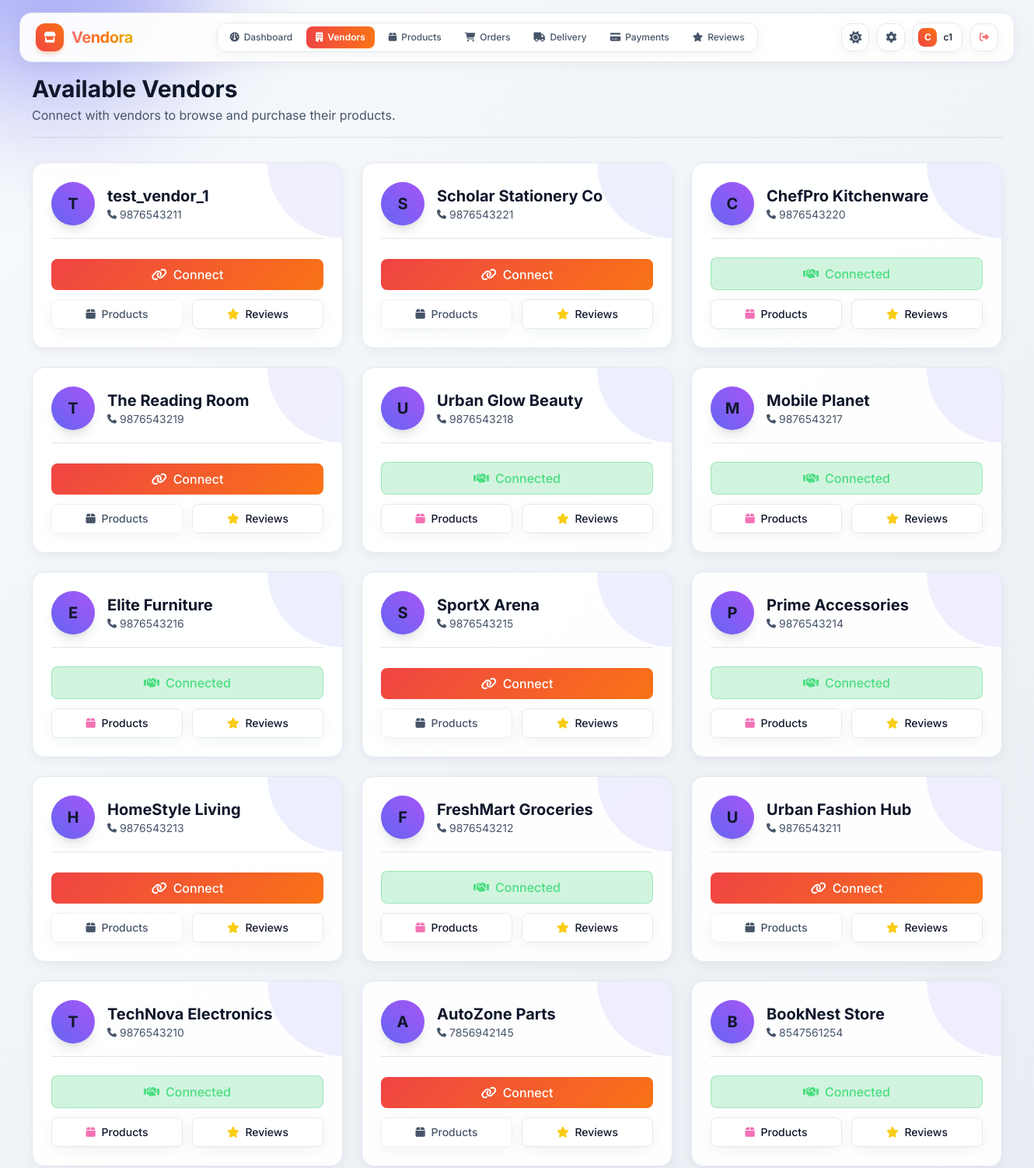
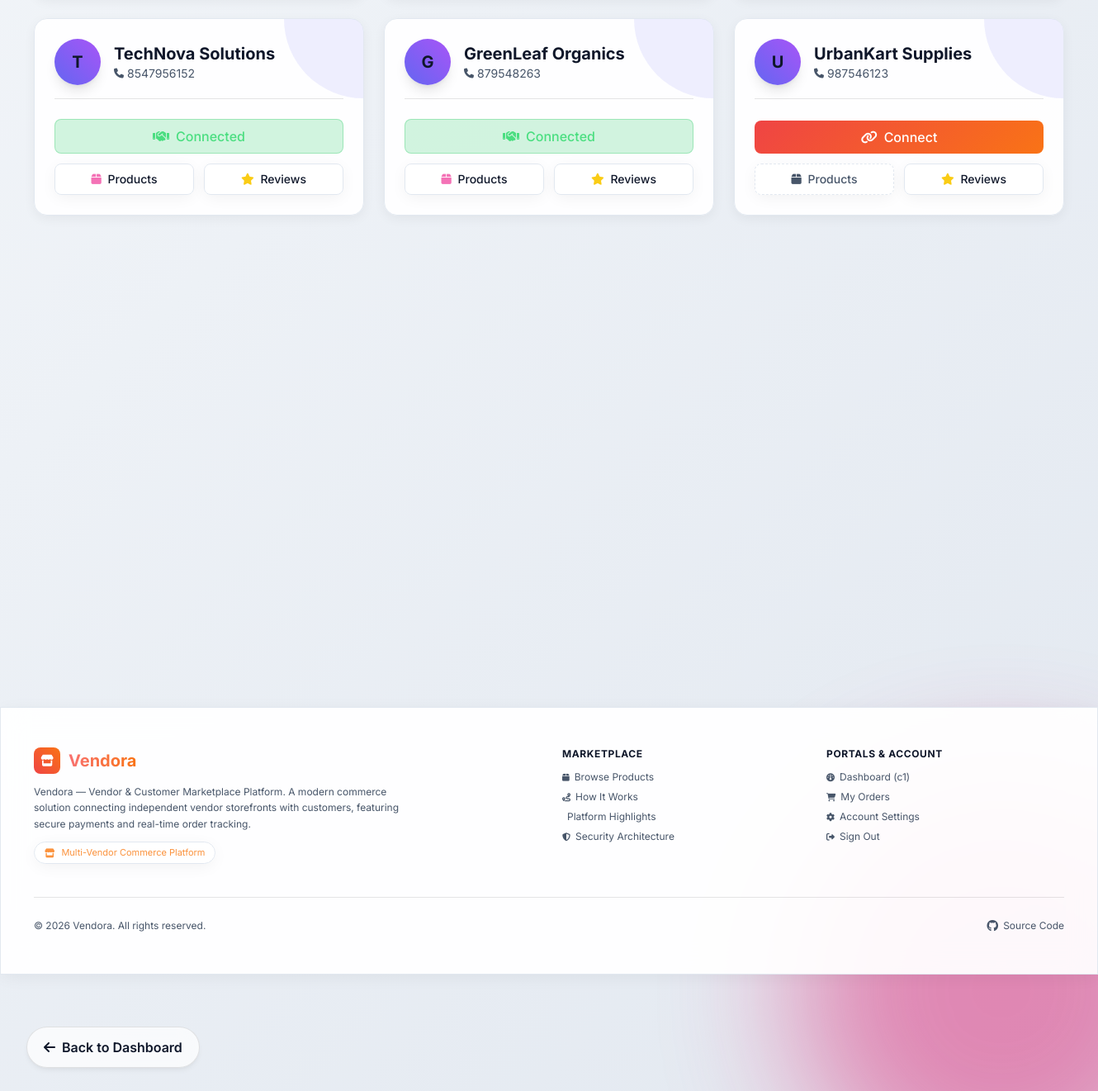
The app's page /vendors (signed in) with its own data (2 pictures, top to bottom).
### tables this page shows
CREATE TABLE users(
    id INTEGER PRIMARY KEY AUTOINCREMENT,
    username TEXT UNIQUE,
    password TEXT,
    role TEXT,
    mobile TEXT
, upi_vpa TEXT DEFAULT "");

### app.py (the view)
@app.route('/vendors')
@login_required
def vendors():
    conn = get_db()
    vendors = conn.execute(
        "SELECT username,mobile FROM users WHERE role='vendor' ORDER BY id DESC"
    ).fetchall()
    connected = conn.execute(
        "SELECT vendor FROM connections WHERE customer=? ORDER BY id DESC",
        (session['user'],)
    ).fetchall()
    connected_vendors = [
        v['vendor'] for v in connected
    ]
    return render_template(
        'vendors.html',
        vendors=vendors,
        connected_vendors=connected_vendors
    )

### app.py (called while the page is built)
def get_db():
    conn = sqlite3.connect(DB_PATH)
    conn.row_factory = sqlite3.Row
    return conn

def login_required(f):
    @wraps(f)
    def decorated_function(*args, **kwargs):
        if 'user' not in session:
            return redirect('/login')
        return f(*args, **kwargs)
    return decorated_function

### templates/vendors.html (shortened to what this page needs)
{% extends "base.html" %}
{% block content %}
<div class="fade-in">
    <div class="flex justify-between items-center mb-8 border-b border-glass pb-4">
        <div>
            <h1 class="text-3xl font-bold">Available Vendors</h1>
            <p class="text-muted mt-1">Connect with vendors to browse and purchase their products.</p>
        </div>
    </div>
    {% if vendors %}
    <div class="grid grid-cols-1 md:grid-cols-2 lg:grid-cols-3 gap-6">
        {% for vendor in vendors %}
        <div class="glass-card p-6 flex flex-col relative overflow-hidden group">
            <div class="absolute top-0 right-0 w-24 h-24 bg-indigo-500/10 rounded-bl-full z-0 transition-transform group-hover:scale-110"></div>
            <div class="relative z-10 flex items-center gap-4 mb-6 border-b border-glass pb-4">
                <div class="w-14 h-14 rounded-full bg-gradient-to-tr from-indigo-500 to-purple-500 flex items-center justify-center text-main text-xl font-bold shadow-lg">
                    {{ vendor['username'][0]|upper }}
                </div>
                <div>
                    <h3 class="text-xl font-bold text-main">{{ vendor['username'] }}</h3>
                    <p class="text-sm text-muted flex items-center gap-1">
                        <i class="fa-solid fa-phone text-xs"></i> {{ vendor['mobile'] }}
                    </p>
                </div>
            </div>
            <div class="relative z-10 space-y-3 mt-auto">
                {% if vendor['username'] in connected_vendors %}
                    <div class="bg-green-500/20 text-green-400 border border-green-500/30 w-full py-2 rounded-lg text-center font-medium flex items-center justify-center gap-2 mb-3">
                        <i class="fa-solid fa-handshake"></i> Connected
                    </div>
                    <div class="grid grid-cols-2 gap-3">
                        <a href="/vendor_products/{{ vendor['username'] }}" class="glass-panel text-center py-2 rounded-lg hover:bg-white/10 transition-colors text-sm font-medium">
                            <i class="fa-solid fa-box mr-1 text-pink-400"></i> Products
                        </a>
                        <a href="/vendor_reviews/{{ vendor['username'] }}" class="glass-panel text-center py-2 rounded-lg hover:bg-white/10 transition-colors text-sm font-medium">
                            <i class="fa-solid fa-star mr-1 text-yellow-400"></i> Reviews
                        </a>
                    </div>
                {% else %}
                    <form method="POST" action="/select_vendor" class="mb-3">
                        <button type="submit" class="btn-glow w-full py-2 rounded-lg font-medium flex items-center justify-center gap-2">
                            <i class="fa-solid fa-link"></i> Connect
                        </button>
                    </form>
                    <div class="grid grid-cols-2 gap-3">
                        <div class="glass-panel text-center py-2 rounded-lg text-muted text-sm font-medium cursor-not-allowed border-dashed" title="Connect to view">
                            <i class="fa-solid fa-box mr-1"></i> Products
                        </div>
                        <a href="/vendor_reviews/{{ vendor['username'] }}" class="glass-panel text-center py-2 rounded-lg hover:bg-white/10 transition-colors text-sm font-medium">
                            <i class="fa-solid fa-star mr-1 text-yellow-400"></i> Reviews
                        </a>
                    </div>
                {% endif %}
            </div>
        </div>
        {% endfor %}
    </div>
    {% else %}
    <div class="glass-panel p-12 text-center rounded-2xl">
        <div class="text-5xl text-muted mb-4"><i class="fa-solid fa-store-slash"></i></div>
        <h3 class="text-xl font-bold mb-2">No Vendors Found</h3>
        <p class="text-muted">There are currently no vendors registered on the platform.</p>
    </div>
    {% endif %}
</div>
{% endblock %}

### static/css/style.css (style rules this page uses)
:root { --bg-gradient-1: #0f172a; --bg-gradient-2: #1e1b4b; --accent-glow: rgba(239, 68, 68, 0.4); --accent-btn: linear-gradient(135deg, #ef4444, #f97316); --accent-btn-hover: linear-gradient(135deg, #dc2626, #ea580c); --glass-bg: rgba(255, 255, 255, 0.05); --glass-border: rgba(255, 255, 255, 0.1); --glass-border-hover: rgba(255, 255, 255, 0.2); --text-primary: #f8fafc; --text-secondary: #94a3b8; --input-bg: rgba(255, 255, 255, 0.03); --input-focus: rgba(255, 255, 255, 0.08); --panel-shadow: 0 8px 32px 0 rgba(0, 0, 0, 0.3); --card-shadow: 0 4px 6px -1px rgba(0, 0, 0, 0.1), 0 2px 4px -1px rgba(0, 0, 0, 0.06); --card-shadow-hover: 0 10px 15px -3px rgba(0, 0, 0, 0.2), 0 0 20px var(--accent-glow); --status-pending-bg: rgba(249, 115, 22, 0.2); --status-pending-text: #fdba74; --status-pending-border: rgba(249, 115, 22, 0.3); --status-accepted-bg: rgba(59, 130, 246, 0.2); --status-accepted-text: #93c5fd; --status-accepted-border: rgba(59, 130, 246, 0.3); --status-processing-bg: rgba(168, 85, 247, 0.2); --status-processing-text: #d8b4fe; --status-processing-border: rgba(168, 85, 247, 0.3); --status-shipped-bg: rgba(99, 102, 241, 0.2); --status-shipped-text: #a5b4fc; --status-shipped-border: rgba(99, 102, 241, 0.3); --status-out-bg: rgba(6, 182, 212, 0.2); --status-out-text: #67e8f9; --status-out-border: rgba(6, 182, 212, 0.3); --status-delivered-bg: rgba(34, 197, 94, 0.2); --status-delivered-text: #86efac; --status-delivered-border: rgba(34, 197, 94, 0.3); --status-cancel-bg: rgba(239, 68, 68, 0.2); --status-cancel-text: #fca5a5; --status-cancel-border: rgba(239, 68, 68, 0.3); }
[data-theme="light"] { --bg-gradient-1: #f8fafc; --bg-gradient-2: #e2e8f0; --accent-glow: rgba(239, 68, 68, 0.2); --glass-bg: rgba(255, 255, 255, 0.7); --glass-border: rgba(0, 0, 0, 0.1); --glass-border-hover: rgba(0, 0, 0, 0.2); --text-primary: #0f172a; --text-secondary: #475569; --input-bg: rgba(255, 255, 255, 0.9); --input-focus: #ffffff; --panel-shadow: 0 8px 32px 0 rgba(0, 0, 0, 0.05); --card-shadow: 0 4px 6px -1px rgba(0, 0, 0, 0.05), 0 2px 4px -1px rgba(0, 0, 0, 0.03); --card-shadow-hover: 0 10px 15px -3px rgba(0, 0, 0, 0.1), 0 0 20px var(--accent-glow); --status-pending-bg: #fff7ed; --status-pending-text: #c2410c; --status-accepted-bg: #eff6ff; --status-accepted-text: #1d4ed8; --status-processing-bg: #faf5ff; --status-processing-text: #7e22ce; --status-shipped-bg: #eef2ff; --status-shipped-text: #4338ca; --status-out-bg: #ecfeff; --status-out-text: #0e7490; --status-delivered-bg: #f0fdf4; --status-delivered-text: #15803d; --status-cancel-bg: #fef2f2; --status-cancel-text: #b91c1c; }
html { scroll-behavior: smooth; }
body { background: linear-gradient(135deg, var(--bg-gradient-1), var(--bg-gradient-2)); background-attachment: fixed; color: var(--text-primary); font-family: 'Inter', sans-serif; min-height: 100vh; overflow-x: hidden; transition: background 0.3s ease, color 0.3s ease; }
.glass-panel { background: var(--glass-bg); backdrop-filter: blur(16px); -webkit-backdrop-filter: blur(16px); border: 1px solid var(--glass-border); box-shadow: var(--panel-shadow); transition: all 0.3s ease; }
.glass-card { background: var(--glass-bg); backdrop-filter: blur(12px); -webkit-backdrop-filter: blur(12px); border: 1px solid var(--glass-border); border-radius: 1rem; box-shadow: var(--card-shadow); transition: all 0.3s ease; }
.btn-glow { background: var(--accent-btn); color: white !important; border: none; transition: all 0.3s ease; font-weight: 600; }
.fade-in { animation: fadeIn 0.8s ease-out forwards; opacity: 0; }
.text-main { color: var(--text-primary); }
.text-muted { color: var(--text-secondary); }
.border-glass { border-color: var(--glass-border); }
[data-theme="light"] { --text-primary: #0f172a; --text-secondary: #475569; }
[data-theme="light"] .text-main { color: #0f172a !important; }
[data-theme="light"] .text-muted { color: #475569 !important; }
[data-theme="light"] .glass-panel { background: rgba(255, 255, 255, 0.94) !important; border-color: #e2e8f0 !important; box-shadow: 0 4px 20px -2px rgba(0, 0, 0, 0.06) !important; }
[data-theme="light"] .glass-card { background: rgba(255, 255, 255, 0.92) !important; border-color: #e2e8f0 !important; box-shadow: 0 4px 14px rgba(0, 0, 0, 0.05) !important; }
body { transition: background-color 0.3s ease, color 0.3s ease; }
* { transition: background-color 0.2s ease, color 0.2s ease, border-color 0.2s ease; }
.glass-card { transition: all 0.3s cubic-bezier(0.25, 0.46, 0.45, 0.94); }

### records on screen
users: username "T", username "test_vendor_1", mobile "9876543211"
users: username "S", username "Scholar Stationery Co", mobile "9876543221"
users: username "C", username "ChefPro Kitchenware", mobile "9876543220"
users: username "T", username "The Reading Room", mobile "9876543219"
users: username "U", username "Urban Glow Beauty", mobile "9876543218"
users: username "M", username "Mobile Planet", mobile "9876543217"
users: username "E", username "Elite Furniture", mobile "9876543216"
users: username "S", username "SportX Arena", mobile "9876543215"
users: username "P", username "Prime Accessories", mobile "9876543214"
users: username "H", username "HomeStyle Living", mobile "9876543213"
users: username "F", username "FreshMart Groceries", mobile "9876543212"
users: username "U", username "Urban Fashion Hub", mobile "9876543211"
users: username "T", username "TechNova Electronics", mobile "9876543210"
users: username "A", username "AutoZone Parts", mobile "7856942145"
users: username "B", username "BookNest Store", mobile "8547561254"
users: username "T", username "TechNova Solutions", mobile "8547956152"
users: username "G", username "GreenLeaf Organics", mobile "879548263"
users: username "U", username "UrbanKart Supplies", mobile "987546123"

### other values on screen
{{ session['user'][0]|upper }} "C"
{{ session['user'] }} "c1"
